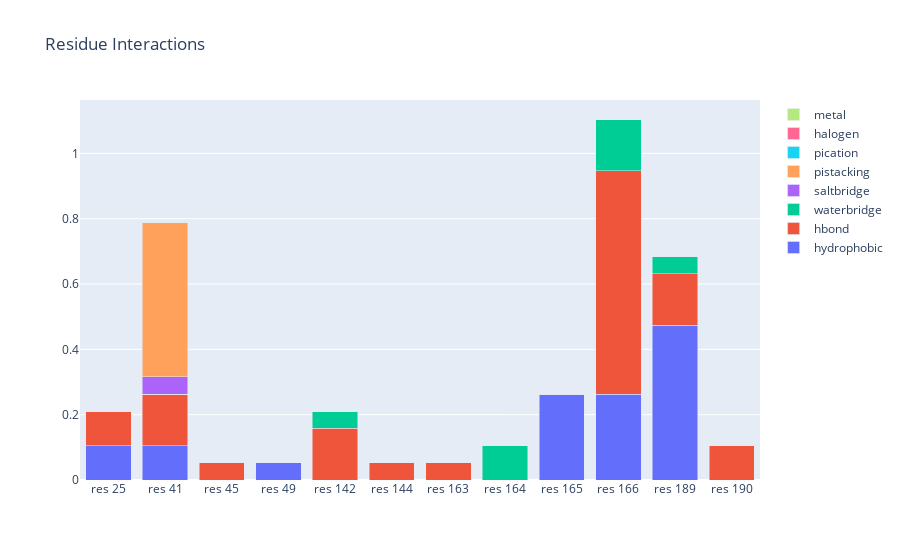

Write notebook code for a chart like this one.
### Markdown cell above
### Frequency-based Residue Interaction Chart
Interactive: Hover over the bars of interest to see the specific interaction frequency for the residue and interaction type of interest.

### Code cell
# Bar Chart with residue interaction frequencies
visualize_fp('frequency')

### Figure 1 — Plotly figure (JSON) as saved in the notebook; plotly's stock layout.template omitted (floating-point values rounded to 4 significant figures)
{"data": [{"name": "hydrophobic", "type": "bar", "x": ["res 25", "res 41", "res 45", "res 49", "res 142", "res 144", "res 163", "res 164", "res 165", "res 166", "res 189", "res 190"], "y": [0.1053, 0.1053, 0, 0.05263, 0, 0, 0, 0, 0.2632, 0.2632, 0.4737, 0]}, {"name": "hbond", "type": "bar", "x": ["res 25", "res 41", "res 45", "res 49", "res 142", "res 144", "res 163", "res 164", "res 165", "res 166", "res 189", "res 190"], "y": [0.1053, 0.1579, 0.05263, 0, 0.1579, 0.05263, 0.05263, 0, 0, 0.6842, 0.1579, 0.1053]}, {"name": "waterbridge", "type": "bar", "x": ["res 25", "res 41", "res 45", "res 49", "res 142", "res 144", "res 163", "res 164", "res 165", "res 166", "res 189", "res 190"], "y": [0, 0, 0, 0, 0.05263, 0, 0, 0.1053, 0, 0.1579, 0.05263, 0]}, {"name": "saltbridge", "type": "bar", "x": ["res 25", "res 41", "res 45", "res 49", "res 142", "res 144", "res 163", "res 164", "res 165", "res 166", "res 189", "res 190"], "y": [0, 0.05263, 0, 0, 0, 0, 0, 0, 0, 0, 0, 0]}, {"name": "pistacking", "type": "bar", "x": ["res 25", "res 41", "res 45", "res 49", "res 142", "res 144", "res 163", "res 164", "res 165", "res 166", "res 189", "res 190"], "y": [0, 0.4737, 0, 0, 0, 0, 0, 0, 0, 0, 0, 0]}, {"name": "pication", "type": "bar", "x": ["res 25", "res 41", "res 45", "res 49", "res 142", "res 144", "res 163", "res 164", "res 165", "res 166", "res 189", "res 190"], "y": [0, 0, 0, 0, 0, 0, 0, 0, 0, 0, 0, 0]}, {"name": "halogen", "type": "bar", "x": ["res 25", "res 41", "res 45", "res 49", "res 142", "res 144", "res 163", "res 164", "res 165", "res 166", "res 189", "res 190"], "y": [0, 0, 0, 0, 0, 0, 0, 0, 0, 0, 0, 0]}, {"name": "metal", "type": "bar", "x": ["res 25", "res 41", "res 45", "res 49", "res 142", "res 144", "res 163", "res 164", "res 165", "res 166", "res 189", "res 190"], "y": [0, 0, 0, 0, 0, 0, 0, 0, 0, 0, 0, 0]}], "layout": {"barmode": "stack", "title": {"text": "Residue Interactions"}}}
